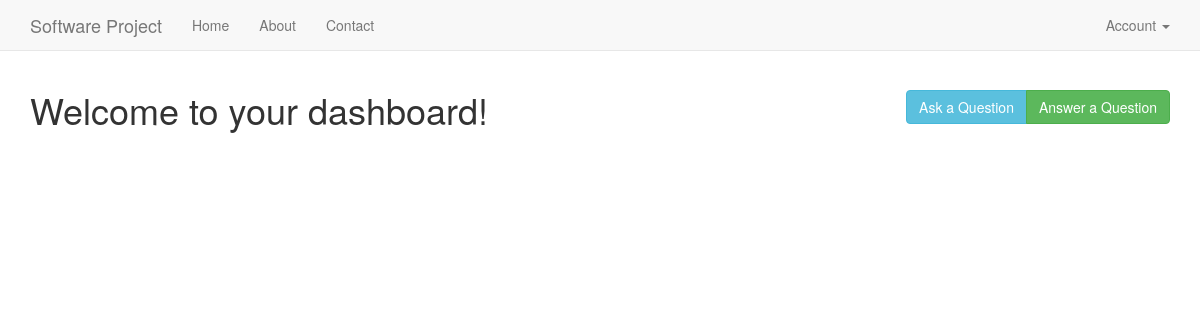
Page /account/dashboard/ (signed in) on the earlier database version.
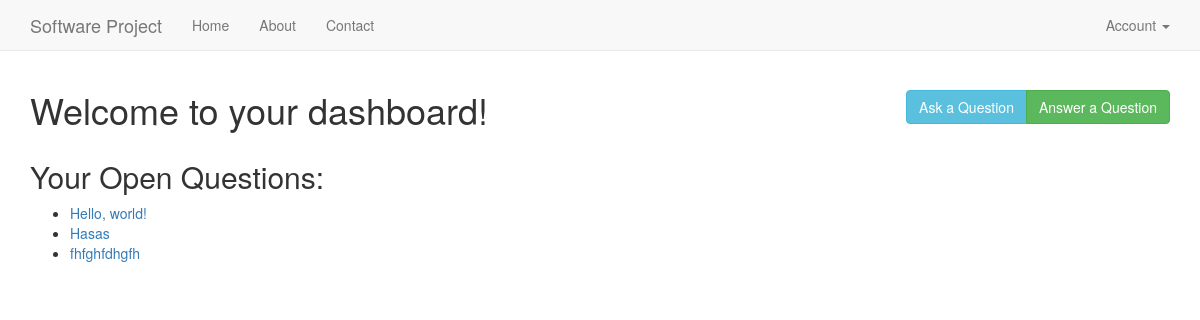
Same page on the later database version.
### connect/models.py (models this page shows, shortened)
class Question(models.Model):
    profile = models.ForeignKey(Profile)
    title = models.CharField(max_length=100)
    details = models.TextField()
    is_solved = models.BooleanField(default=False)
    created_at = models.DateTimeField(auto_now_add=True)
    updated_at = models.DateTimeField(auto_now=True)

### connect/views.py (the view)
# urls.py: url(r'^account/dashboard/$', views.dashboard, name='dashboard'),
@login_required
def dashboard(request):
    open_questions = Question.objects.filter(profile=request.user.profile, is_solved=False)
    closed_questions = Question.objects.filter(profile=request.user.profile, is_solved=True)
    return render(request, 'connect/dashboard.html', {'open_questions': open_questions, 'closed_questions': closed_questions})

### connect/templates/connect/dashboard.html (shortened to what this page needs)
{% extends "common/base.html" %}
{% load staticfiles %}
{% load widget_tweaks %}
{% block content %}
<div class="container">
    <h1>Welcome to your dashboard!
        <div class="btn-group pull-right" role="group">
            <a role="button" class="btn btn-info" href="{% url 'ask' %}">Ask a Question</a>
            <a role="button" class="btn btn-success" href="{% url 'answer' %}">Answer a Question</a>
        </div>
    </h1>
</div>
{% if open_questions %}
    <div class="container">
        <h2>Your Open Questions:</h2>
        <ul>
            {% for question in open_questions %}
                <li><a href="{% url 'question-details' question.id %}">{{ question.title }}</a></li>
            {% endfor %}
        </ul>
    </div>
{% endif %}
{% endblock %}

Differences in the rows shown:
added Question: title "Hello, world!"
added Question: title "Hasas"
added Question: title "fhfghfdhgfh"
Other differences:
text now shown: "Your Open Questions:"
